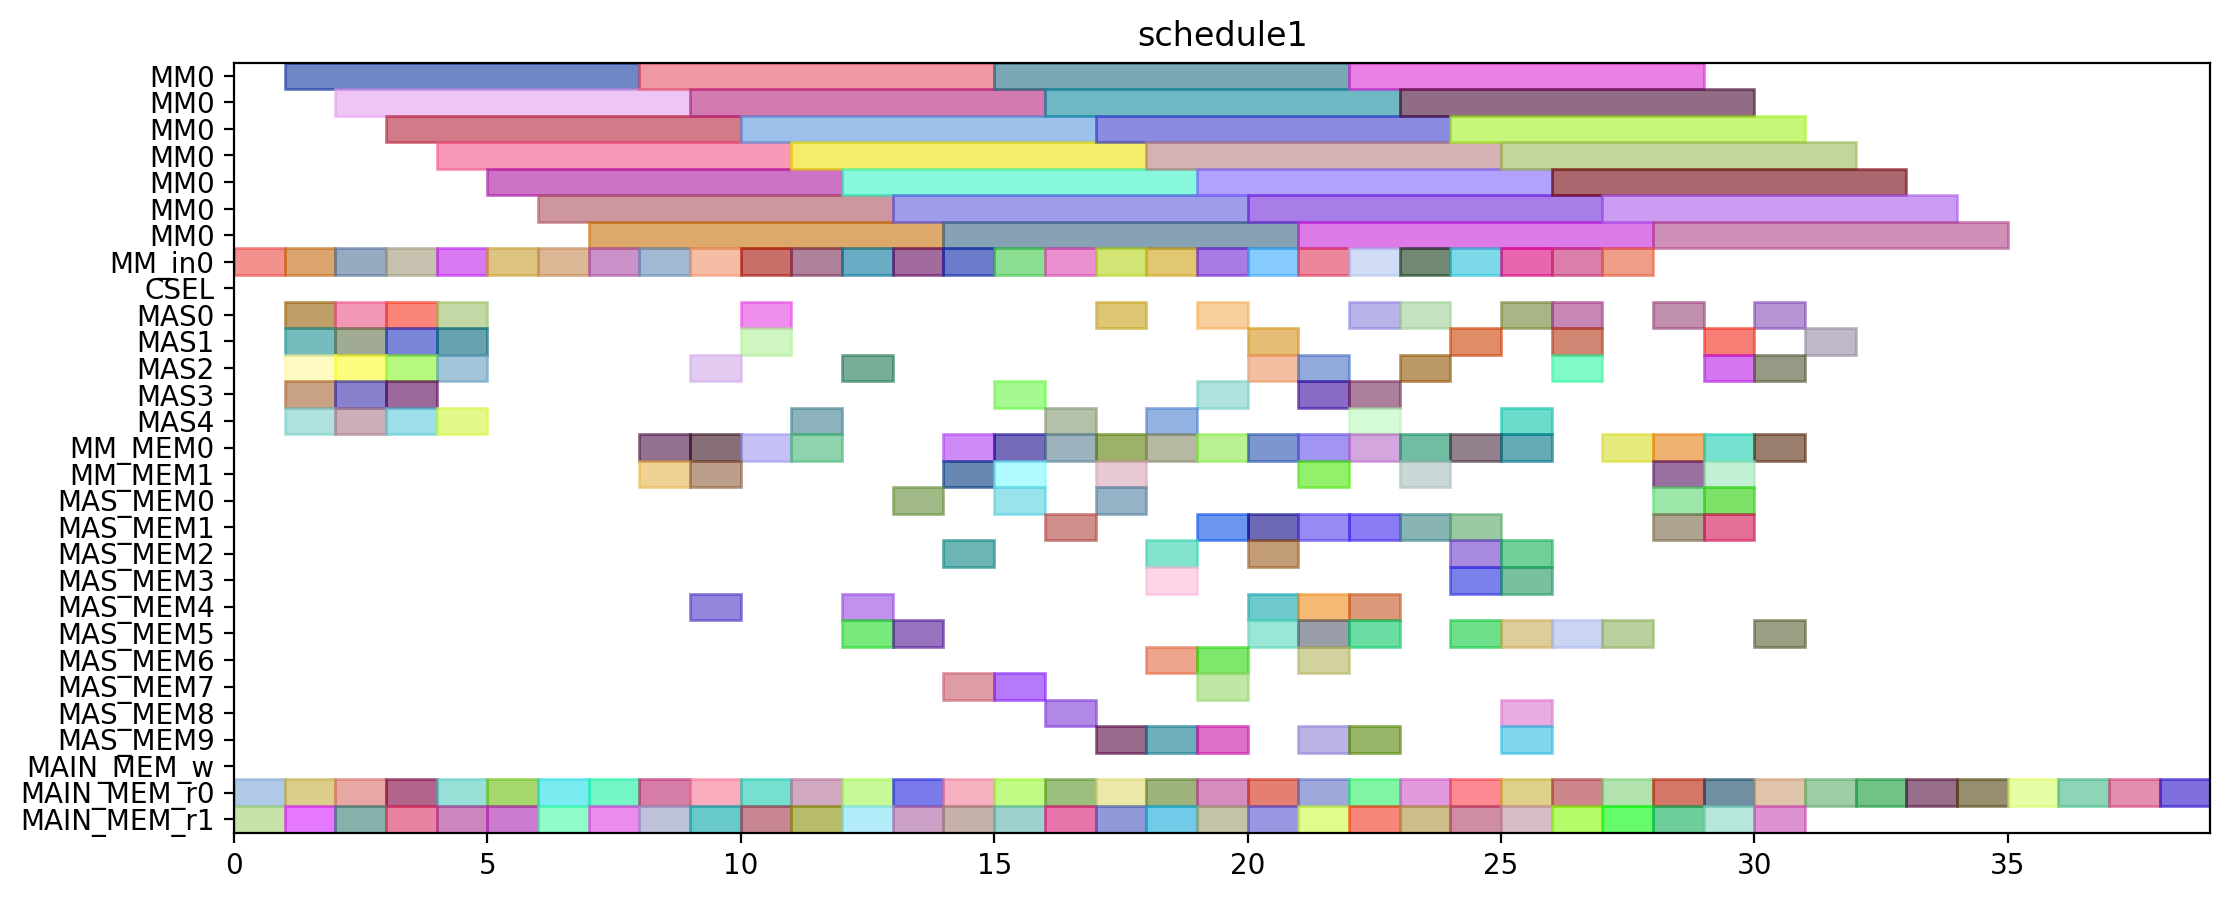

The script that drew this image:
from pyschedule import Scenario, solvers, plotters, alt


def solve():
	horizon = 120
	S = Scenario("schedule1", horizon=horizon)

	# resource
	MM = S.Resources('MM', num=1, size=7)
	MM_in = S.Resources('MM_in', num=1)
	CSEL = S.Resource('CSEL')
	MAS = S.Resources('MAS', num=5, size=1, periods=range(1, horizon))
	MM_MEM = S.Resources('MM_MEM', num=2)
	MAS_MEM = S.Resources('MAS_MEM', num=10)
	MAIN_MEM_w = S.Resource('MAIN_MEM_w', size=1)
	MAIN_MEM_r = S.Resources('MAIN_MEM_r', num=2)

	# result of previous scheduling
	T4_t1_mem0 = S.Task('T4_t1_mem0', length=1, delay_cost=1)
	S += T4_t1_mem0 >= 0
	T4_t1_mem0 += MAIN_MEM_r[0]

	T5_t0_mem1 = S.Task('T5_t0_mem1', length=1, delay_cost=1)
	S += T5_t0_mem1 >= 0
	T5_t0_mem1 += MAIN_MEM_r[1]

	T7_t1_in = S.Task('T7_t1_in', length=1, delay_cost=1)
	S += T7_t1_in >= 0
	T7_t1_in += MM_in[0]

	T11_t2 = S.Task('T11_t2', length=1, delay_cost=1)
	S += T11_t2 >= 1
	T11_t2 += MAS[4]

	T1_t0 = S.Task('T1_t0', length=1, delay_cost=1)
	S += T1_t0 >= 1
	T1_t0 += MAS[2]

	T5_t0 = S.Task('T5_t0', length=1, delay_cost=1)
	S += T5_t0 >= 1
	T5_t0 += MAS[0]

	T6_t0_mem0 = S.Task('T6_t0_mem0', length=1, delay_cost=1)
	S += T6_t0_mem0 >= 1
	T6_t0_mem0 += MAIN_MEM_r[0]

	T6_t1_mem1 = S.Task('T6_t1_mem1', length=1, delay_cost=1)
	S += T6_t1_mem1 >= 1
	T6_t1_mem1 += MAIN_MEM_r[1]

	T7_t0_in = S.Task('T7_t0_in', length=1, delay_cost=1)
	S += T7_t0_in >= 1
	T7_t0_in += MM_in[0]

	T7_t1 = S.Task('T7_t1', length=7, delay_cost=1)
	S += T7_t1 >= 1
	T7_t1 += MM[0]

	T8_t2 = S.Task('T8_t2', length=1, delay_cost=1)
	S += T8_t2 >= 1
	T8_t2 += MAS[3]

	T9_t2 = S.Task('T9_t2', length=1, delay_cost=1)
	S += T9_t2 >= 1
	T9_t2 += MAS[1]

	T1_t1 = S.Task('T1_t1', length=1, delay_cost=1)
	S += T1_t1 >= 2
	T1_t1 += MAS[2]

	T2_t2 = S.Task('T2_t2', length=1, delay_cost=1)
	S += T2_t2 >= 2
	T2_t2 += MAS[4]

	T3_t0_mem1 = S.Task('T3_t0_mem1', length=1, delay_cost=1)
	S += T3_t0_mem1 >= 2
	T3_t0_mem1 += MAIN_MEM_r[1]

	T3_t3 = S.Task('T3_t3', length=1, delay_cost=1)
	S += T3_t3 >= 2
	T3_t3 += MAS[3]

	T4_t2 = S.Task('T4_t2', length=1, delay_cost=1)
	S += T4_t2 >= 2
	T4_t2 += MAS[0]

	T5_t3_in = S.Task('T5_t3_in', length=1, delay_cost=1)
	S += T5_t3_in >= 2
	T5_t3_in += MM_in[0]

	T6_t3 = S.Task('T6_t3', length=1, delay_cost=1)
	S += T6_t3 >= 2
	T6_t3 += MAS[1]

	T7_t0 = S.Task('T7_t0', length=7, delay_cost=1)
	S += T7_t0 >= 2
	T7_t0 += MM[0]

	T7_t2_mem0 = S.Task('T7_t2_mem0', length=1, delay_cost=1)
	S += T7_t2_mem0 >= 2
	T7_t2_mem0 += MAIN_MEM_r[0]

	T10_t2 = S.Task('T10_t2', length=1, delay_cost=1)
	S += T10_t2 >= 3
	T10_t2 += MAS[2]

	T3_t0_in = S.Task('T3_t0_in', length=1, delay_cost=1)
	S += T3_t0_in >= 3
	T3_t0_in += MM_in[0]

	T4_t3 = S.Task('T4_t3', length=1, delay_cost=1)
	S += T4_t3 >= 3
	T4_t3 += MAS[4]

	T5_t3 = S.Task('T5_t3', length=7, delay_cost=1)
	S += T5_t3 >= 3
	T5_t3 += MM[0]

	T6_t2 = S.Task('T6_t2', length=1, delay_cost=1)
	S += T6_t2 >= 3
	T6_t2 += MAS[1]

	T7_t2 = S.Task('T7_t2', length=1, delay_cost=1)
	S += T7_t2 >= 3
	T7_t2 += MAS[0]

	T7_t3 = S.Task('T7_t3', length=1, delay_cost=1)
	S += T7_t3 >= 3
	T7_t3 += MAS[3]

	T7_t3_mem1 = S.Task('T7_t3_mem1', length=1, delay_cost=1)
	S += T7_t3_mem1 >= 3
	T7_t3_mem1 += MAIN_MEM_r[1]

	T9_t2_mem0 = S.Task('T9_t2_mem0', length=1, delay_cost=1)
	S += T9_t2_mem0 >= 3
	T9_t2_mem0 += MAIN_MEM_r[0]

	T1_t0_mem1 = S.Task('T1_t0_mem1', length=1, delay_cost=1)
	S += T1_t0_mem1 >= 4
	T1_t0_mem1 += MAIN_MEM_r[1]

	T2_t3 = S.Task('T2_t3', length=1, delay_cost=1)
	S += T2_t3 >= 4
	T2_t3 += MAS[0]

	T3_t0 = S.Task('T3_t0', length=7, delay_cost=1)
	S += T3_t0 >= 4
	T3_t0 += MM[0]

	T3_t2 = S.Task('T3_t2', length=1, delay_cost=1)
	S += T3_t2 >= 4
	T3_t2 += MAS[1]

	T4_t1_in = S.Task('T4_t1_in', length=1, delay_cost=1)
	S += T4_t1_in >= 4
	T4_t1_in += MM_in[0]

	T5_t0_mem0 = S.Task('T5_t0_mem0', length=1, delay_cost=1)
	S += T5_t0_mem0 >= 4
	T5_t0_mem0 += MAIN_MEM_r[0]

	T5_t1 = S.Task('T5_t1', length=1, delay_cost=1)
	S += T5_t1 >= 4
	T5_t1 += MAS[2]

	T2_t1_in = S.Task('T2_t1_in', length=1, delay_cost=1)
	S += T2_t1_in >= 5
	T2_t1_in += MM_in[0]

	T4_t1 = S.Task('T4_t1', length=7, delay_cost=1)
	S += T4_t1 >= 5
	T4_t1 += MM[0]

	T7_t1_mem0 = S.Task('T7_t1_mem0', length=1, delay_cost=1)
	S += T7_t1_mem0 >= 5
	T7_t1_mem0 += MAIN_MEM_r[0]

	T7_t1_mem1 = S.Task('T7_t1_mem1', length=1, delay_cost=1)
	S += T7_t1_mem1 >= 5
	T7_t1_mem1 += MAIN_MEM_r[1]

	T2_t0_mem1 = S.Task('T2_t0_mem1', length=1, delay_cost=1)
	S += T2_t0_mem1 >= 6
	T2_t0_mem1 += MAIN_MEM_r[1]

	T2_t1 = S.Task('T2_t1', length=7, delay_cost=1)
	S += T2_t1 >= 6
	T2_t1 += MM[0]

	T6_t1_in = S.Task('T6_t1_in', length=1, delay_cost=1)
	S += T6_t1_in >= 6
	T6_t1_in += MM_in[0]

	T6_t2_mem0 = S.Task('T6_t2_mem0', length=1, delay_cost=1)
	S += T6_t2_mem0 >= 6
	T6_t2_mem0 += MAIN_MEM_r[0]

	T4_t0_in = S.Task('T4_t0_in', length=1, delay_cost=1)
	S += T4_t0_in >= 7
	T4_t0_in += MM_in[0]

	T6_t1 = S.Task('T6_t1', length=7, delay_cost=1)
	S += T6_t1 >= 7
	T6_t1 += MM[0]

	T6_t1_mem0 = S.Task('T6_t1_mem0', length=1, delay_cost=1)
	S += T6_t1_mem0 >= 7
	T6_t1_mem0 += MAIN_MEM_r[0]

	T6_t2_mem1 = S.Task('T6_t2_mem1', length=1, delay_cost=1)
	S += T6_t2_mem1 >= 7
	T6_t2_mem1 += MAIN_MEM_r[1]

	T1_t3_mem1 = S.Task('T1_t3_mem1', length=1, delay_cost=1)
	S += T1_t3_mem1 >= 8
	T1_t3_mem1 += MAIN_MEM_r[1]

	T4_t0 = S.Task('T4_t0', length=7, delay_cost=1)
	S += T4_t0 >= 8
	T4_t0 += MM[0]

	T6_t0_in = S.Task('T6_t0_in', length=1, delay_cost=1)
	S += T6_t0_in >= 8
	T6_t0_in += MM_in[0]

	T8_t2_mem0 = S.Task('T8_t2_mem0', length=1, delay_cost=1)
	S += T8_t2_mem0 >= 8
	T8_t2_mem0 += MAIN_MEM_r[0]

	T1_t3_in = S.Task('T1_t3_in', length=1, delay_cost=1)
	S += T1_t3_in >= 9
	T1_t3_in += MM_in[0]

	T3_t0_mem0 = S.Task('T3_t0_mem0', length=1, delay_cost=1)
	S += T3_t0_mem0 >= 9
	T3_t0_mem0 += MAIN_MEM_r[0]

	T5_t3_mem1 = S.Task('T5_t3_mem1', length=1, delay_cost=1)
	S += T5_t3_mem1 >= 9
	T5_t3_mem1 += MAIN_MEM_r[1]

	T6_t0 = S.Task('T6_t0', length=7, delay_cost=1)
	S += T6_t0 >= 9
	T6_t0 += MM[0]

	T10_t2_mem0 = S.Task('T10_t2_mem0', length=1, delay_cost=1)
	S += T10_t2_mem0 >= 10
	T10_t2_mem0 += MAIN_MEM_r[0]

	T1_t3 = S.Task('T1_t3', length=7, delay_cost=1)
	S += T1_t3 >= 10
	T1_t3 += MM[0]

	T2_t0_in = S.Task('T2_t0_in', length=1, delay_cost=1)
	S += T2_t0_in >= 10
	T2_t0_in += MM_in[0]

	T6_t3_mem1 = S.Task('T6_t3_mem1', length=1, delay_cost=1)
	S += T6_t3_mem1 >= 10
	T6_t3_mem1 += MAIN_MEM_r[1]

	T2_t0 = S.Task('T2_t0', length=7, delay_cost=1)
	S += T2_t0 >= 11
	T2_t0 += MM[0]

	T2_t1_mem1 = S.Task('T2_t1_mem1', length=1, delay_cost=1)
	S += T2_t1_mem1 >= 11
	T2_t1_mem1 += MAIN_MEM_r[1]

	T2_t3_mem0 = S.Task('T2_t3_mem0', length=1, delay_cost=1)
	S += T2_t3_mem0 >= 11
	T2_t3_mem0 += MAIN_MEM_r[0]

	T3_t1_in = S.Task('T3_t1_in', length=1, delay_cost=1)
	S += T3_t1_in >= 11
	T3_t1_in += MM_in[0]

	T2_t2_mem0 = S.Task('T2_t2_mem0', length=1, delay_cost=1)
	S += T2_t2_mem0 >= 12
	T2_t2_mem0 += MAIN_MEM_r[0]

	T3_t1 = S.Task('T3_t1', length=7, delay_cost=1)
	S += T3_t1 >= 12
	T3_t1 += MM[0]

	T4_t0_mem1 = S.Task('T4_t0_mem1', length=1, delay_cost=1)
	S += T4_t0_mem1 >= 12
	T4_t0_mem1 += MAIN_MEM_r[1]

	T7_t3_mem0 = S.Task('T7_t3_mem0', length=1, delay_cost=1)
	S += T7_t3_mem0 >= 13
	T7_t3_mem0 += MAIN_MEM_r[0]

	T9_t2_mem1 = S.Task('T9_t2_mem1', length=1, delay_cost=1)
	S += T9_t2_mem1 >= 13
	T9_t2_mem1 += MAIN_MEM_r[1]

	T2_t0_mem0 = S.Task('T2_t0_mem0', length=1, delay_cost=1)
	S += T2_t0_mem0 >= 14
	T2_t0_mem0 += MAIN_MEM_r[0]

	T3_t3_mem1 = S.Task('T3_t3_mem1', length=1, delay_cost=1)
	S += T3_t3_mem1 >= 14
	T3_t3_mem1 += MAIN_MEM_r[1]

	T1_t3_mem0 = S.Task('T1_t3_mem0', length=1, delay_cost=1)
	S += T1_t3_mem0 >= 15
	T1_t3_mem0 += MAIN_MEM_r[0]

	T6_t0_mem1 = S.Task('T6_t0_mem1', length=1, delay_cost=1)
	S += T6_t0_mem1 >= 15
	T6_t0_mem1 += MAIN_MEM_r[1]

	T10_t2_mem1 = S.Task('T10_t2_mem1', length=1, delay_cost=1)
	S += T10_t2_mem1 >= 16
	T10_t2_mem1 += MAIN_MEM_r[1]

	T11_t2_mem0 = S.Task('T11_t2_mem0', length=1, delay_cost=1)
	S += T11_t2_mem0 >= 16
	T11_t2_mem0 += MAIN_MEM_r[0]

	T7_t0_mem0 = S.Task('T7_t0_mem0', length=1, delay_cost=1)
	S += T7_t0_mem0 >= 17
	T7_t0_mem0 += MAIN_MEM_r[0]

	T7_t0_mem1 = S.Task('T7_t0_mem1', length=1, delay_cost=1)
	S += T7_t0_mem1 >= 17
	T7_t0_mem1 += MAIN_MEM_r[1]

	T1_t1_mem1 = S.Task('T1_t1_mem1', length=1, delay_cost=1)
	S += T1_t1_mem1 >= 18
	T1_t1_mem1 += MAIN_MEM_r[1]

	T2_t1_mem0 = S.Task('T2_t1_mem0', length=1, delay_cost=1)
	S += T2_t1_mem0 >= 18
	T2_t1_mem0 += MAIN_MEM_r[0]

	T1_t0_mem0 = S.Task('T1_t0_mem0', length=1, delay_cost=1)
	S += T1_t0_mem0 >= 19
	T1_t0_mem0 += MAIN_MEM_r[0]

	T8_t2_mem1 = S.Task('T8_t2_mem1', length=1, delay_cost=1)
	S += T8_t2_mem1 >= 19
	T8_t2_mem1 += MAIN_MEM_r[1]

	T11_t2_mem1 = S.Task('T11_t2_mem1', length=1, delay_cost=1)
	S += T11_t2_mem1 >= 20
	T11_t2_mem1 += MAIN_MEM_r[1]

	T5_t3_mem0 = S.Task('T5_t3_mem0', length=1, delay_cost=1)
	S += T5_t3_mem0 >= 20
	T5_t3_mem0 += MAIN_MEM_r[0]

	T5_t1_mem0 = S.Task('T5_t1_mem0', length=1, delay_cost=1)
	S += T5_t1_mem0 >= 21
	T5_t1_mem0 += MAIN_MEM_r[0]

	T7_t2_mem1 = S.Task('T7_t2_mem1', length=1, delay_cost=1)
	S += T7_t2_mem1 >= 21
	T7_t2_mem1 += MAIN_MEM_r[1]

	T2_t2_mem1 = S.Task('T2_t2_mem1', length=1, delay_cost=1)
	S += T2_t2_mem1 >= 22
	T2_t2_mem1 += MAIN_MEM_r[1]

	T4_t2_mem0 = S.Task('T4_t2_mem0', length=1, delay_cost=1)
	S += T4_t2_mem0 >= 22
	T4_t2_mem0 += MAIN_MEM_r[0]

	T4_t2_mem1 = S.Task('T4_t2_mem1', length=1, delay_cost=1)
	S += T4_t2_mem1 >= 23
	T4_t2_mem1 += MAIN_MEM_r[1]

	T6_t3_mem0 = S.Task('T6_t3_mem0', length=1, delay_cost=1)
	S += T6_t3_mem0 >= 23
	T6_t3_mem0 += MAIN_MEM_r[0]

	T2_t3_mem1 = S.Task('T2_t3_mem1', length=1, delay_cost=1)
	S += T2_t3_mem1 >= 24
	T2_t3_mem1 += MAIN_MEM_r[1]

	T3_t3_mem0 = S.Task('T3_t3_mem0', length=1, delay_cost=1)
	S += T3_t3_mem0 >= 24
	T3_t3_mem0 += MAIN_MEM_r[0]

	T4_t3_mem0 = S.Task('T4_t3_mem0', length=1, delay_cost=1)
	S += T4_t3_mem0 >= 25
	T4_t3_mem0 += MAIN_MEM_r[0]

	T4_t3_mem1 = S.Task('T4_t3_mem1', length=1, delay_cost=1)
	S += T4_t3_mem1 >= 25
	T4_t3_mem1 += MAIN_MEM_r[1]

	T4_t0_mem0 = S.Task('T4_t0_mem0', length=1, delay_cost=1)
	S += T4_t0_mem0 >= 26
	T4_t0_mem0 += MAIN_MEM_r[0]

	T5_t1_mem1 = S.Task('T5_t1_mem1', length=1, delay_cost=1)
	S += T5_t1_mem1 >= 26
	T5_t1_mem1 += MAIN_MEM_r[1]

	T1_t1_mem0 = S.Task('T1_t1_mem0', length=1, delay_cost=1)
	S += T1_t1_mem0 >= 27
	T1_t1_mem0 += MAIN_MEM_r[0]

	T4_t1_mem1 = S.Task('T4_t1_mem1', length=1, delay_cost=1)
	S += T4_t1_mem1 >= 27
	T4_t1_mem1 += MAIN_MEM_r[1]

	T3_t2_mem0 = S.Task('T3_t2_mem0', length=1, delay_cost=1)
	S += T3_t2_mem0 >= 28
	T3_t2_mem0 += MAIN_MEM_r[0]

	T3_t2_mem1 = S.Task('T3_t2_mem1', length=1, delay_cost=1)
	S += T3_t2_mem1 >= 28
	T3_t2_mem1 += MAIN_MEM_r[1]

	T3_t1_mem0 = S.Task('T3_t1_mem0', length=1, delay_cost=1)
	S += T3_t1_mem0 >= 29
	T3_t1_mem0 += MAIN_MEM_r[0]

	T3_t1_mem1 = S.Task('T3_t1_mem1', length=1, delay_cost=1)
	S += T3_t1_mem1 >= 29
	T3_t1_mem1 += MAIN_MEM_r[1]


	# new tasks
	Z3_t2 = S.Task('Z3_t2', length=1, delay_cost=1)
	Z3_t2 += alt(MAS)

	Z3_t2_mem0 = S.Task('Z3_t2_mem0', length=1, delay_cost=1)
	Z3_t2_mem0 += MAIN_MEM_r[0]
	Z3_t2_mem1 = S.Task('Z3_t2_mem1', length=1, delay_cost=1)
	Z3_t2_mem1 += MAIN_MEM_r[1]
	T1_t2_in = S.Task('T1_t2_in', length=1, delay_cost=1)
	T1_t2_in += alt(MM_in)
	T1_t2 = S.Task('T1_t2', length=7, delay_cost=1)
	T1_t2 += alt(MM)
	S += T1_t2>=T1_t2_in

	T1_t2_mem0 = S.Task('T1_t2_mem0', length=1, delay_cost=1)
	T1_t2_mem0 += MAS_MEM[4]
	S += 1 < T1_t2_mem0
	S += T1_t2_mem0 <= T1_t2

	T1_t2_mem1 = S.Task('T1_t2_mem1', length=1, delay_cost=1)
	T1_t2_mem1 += MAS_MEM[5]
	S += 2 < T1_t2_mem1
	S += T1_t2_mem1 <= T1_t2

	T1_t5 = S.Task('T1_t5', length=1, delay_cost=1)
	T1_t5 += alt(MAS)

	T1_t5_mem0 = S.Task('T1_t5_mem0', length=1, delay_cost=1)
	T1_t5_mem0 += MM_MEM[0]
	S += 16 < T1_t5_mem0
	S += T1_t5_mem0 <= T1_t5

	T11 = S.Task('T11', length=1, delay_cost=1)
	T11 += alt(MAS)

	T11_mem0 = S.Task('T11_mem0', length=1, delay_cost=1)
	T11_mem0 += MM_MEM[0]
	S += 16 < T11_mem0
	S += T11_mem0 <= T11

	T2_t4_in = S.Task('T2_t4_in', length=1, delay_cost=1)
	T2_t4_in += alt(MM_in)
	T2_t4 = S.Task('T2_t4', length=7, delay_cost=1)
	T2_t4 += alt(MM)
	S += T2_t4>=T2_t4_in

	T2_t4_mem0 = S.Task('T2_t4_mem0', length=1, delay_cost=1)
	T2_t4_mem0 += MAS_MEM[8]
	S += 2 < T2_t4_mem0
	S += T2_t4_mem0 <= T2_t4

	T2_t4_mem1 = S.Task('T2_t4_mem1', length=1, delay_cost=1)
	T2_t4_mem1 += MAS_MEM[1]
	S += 4 < T2_t4_mem1
	S += T2_t4_mem1 <= T2_t4

	T20 = S.Task('T20', length=1, delay_cost=1)
	T20 += alt(MAS)

	T20_mem0 = S.Task('T20_mem0', length=1, delay_cost=1)
	T20_mem0 += MM_MEM[0]
	S += 17 < T20_mem0
	S += T20_mem0 <= T20

	T20_mem1 = S.Task('T20_mem1', length=1, delay_cost=1)
	T20_mem1 += MM_MEM[1]
	S += 12 < T20_mem1
	S += T20_mem1 <= T20

	T2_t5 = S.Task('T2_t5', length=1, delay_cost=1)
	T2_t5 += alt(MAS)

	T2_t5_mem0 = S.Task('T2_t5_mem0', length=1, delay_cost=1)
	T2_t5_mem0 += MM_MEM[0]
	S += 17 < T2_t5_mem0
	S += T2_t5_mem0 <= T2_t5

	T2_t5_mem1 = S.Task('T2_t5_mem1', length=1, delay_cost=1)
	T2_t5_mem1 += MM_MEM[1]
	S += 12 < T2_t5_mem1
	S += T2_t5_mem1 <= T2_t5

	T3_t4_in = S.Task('T3_t4_in', length=1, delay_cost=1)
	T3_t4_in += alt(MM_in)
	T3_t4 = S.Task('T3_t4', length=7, delay_cost=1)
	T3_t4 += alt(MM)
	S += T3_t4>=T3_t4_in

	T3_t4_mem0 = S.Task('T3_t4_mem0', length=1, delay_cost=1)
	T3_t4_mem0 += MAS_MEM[2]
	S += 4 < T3_t4_mem0
	S += T3_t4_mem0 <= T3_t4

	T3_t4_mem1 = S.Task('T3_t4_mem1', length=1, delay_cost=1)
	T3_t4_mem1 += MAS_MEM[7]
	S += 2 < T3_t4_mem1
	S += T3_t4_mem1 <= T3_t4

	T30 = S.Task('T30', length=1, delay_cost=1)
	T30 += alt(MAS)

	T30_mem0 = S.Task('T30_mem0', length=1, delay_cost=1)
	T30_mem0 += MM_MEM[0]
	S += 10 < T30_mem0
	S += T30_mem0 <= T30

	T30_mem1 = S.Task('T30_mem1', length=1, delay_cost=1)
	T30_mem1 += MM_MEM[1]
	S += 18 < T30_mem1
	S += T30_mem1 <= T30

	T3_t5 = S.Task('T3_t5', length=1, delay_cost=1)
	T3_t5 += alt(MAS)

	T3_t5_mem0 = S.Task('T3_t5_mem0', length=1, delay_cost=1)
	T3_t5_mem0 += MM_MEM[0]
	S += 10 < T3_t5_mem0
	S += T3_t5_mem0 <= T3_t5

	T3_t5_mem1 = S.Task('T3_t5_mem1', length=1, delay_cost=1)
	T3_t5_mem1 += MM_MEM[1]
	S += 18 < T3_t5_mem1
	S += T3_t5_mem1 <= T3_t5

	T4_t4_in = S.Task('T4_t4_in', length=1, delay_cost=1)
	T4_t4_in += alt(MM_in)
	T4_t4 = S.Task('T4_t4', length=7, delay_cost=1)
	T4_t4 += alt(MM)
	S += T4_t4>=T4_t4_in

	T4_t4_mem0 = S.Task('T4_t4_mem0', length=1, delay_cost=1)
	T4_t4_mem0 += MAS_MEM[0]
	S += 2 < T4_t4_mem0
	S += T4_t4_mem0 <= T4_t4

	T4_t4_mem1 = S.Task('T4_t4_mem1', length=1, delay_cost=1)
	T4_t4_mem1 += MAS_MEM[9]
	S += 3 < T4_t4_mem1
	S += T4_t4_mem1 <= T4_t4

	T40 = S.Task('T40', length=1, delay_cost=1)
	T40 += alt(MAS)

	T40_mem0 = S.Task('T40_mem0', length=1, delay_cost=1)
	T40_mem0 += MM_MEM[0]
	S += 14 < T40_mem0
	S += T40_mem0 <= T40

	T40_mem1 = S.Task('T40_mem1', length=1, delay_cost=1)
	T40_mem1 += MM_MEM[1]
	S += 11 < T40_mem1
	S += T40_mem1 <= T40

	T4_t5 = S.Task('T4_t5', length=1, delay_cost=1)
	T4_t5 += alt(MAS)

	T4_t5_mem0 = S.Task('T4_t5_mem0', length=1, delay_cost=1)
	T4_t5_mem0 += MM_MEM[0]
	S += 14 < T4_t5_mem0
	S += T4_t5_mem0 <= T4_t5

	T4_t5_mem1 = S.Task('T4_t5_mem1', length=1, delay_cost=1)
	T4_t5_mem1 += MM_MEM[1]
	S += 11 < T4_t5_mem1
	S += T4_t5_mem1 <= T4_t5

	T5_t2_in = S.Task('T5_t2_in', length=1, delay_cost=1)
	T5_t2_in += alt(MM_in)
	T5_t2 = S.Task('T5_t2', length=7, delay_cost=1)
	T5_t2 += alt(MM)
	S += T5_t2>=T5_t2_in

	T5_t2_mem0 = S.Task('T5_t2_mem0', length=1, delay_cost=1)
	T5_t2_mem0 += MAS_MEM[0]
	S += 1 < T5_t2_mem0
	S += T5_t2_mem0 <= T5_t2

	T5_t2_mem1 = S.Task('T5_t2_mem1', length=1, delay_cost=1)
	T5_t2_mem1 += MAS_MEM[5]
	S += 4 < T5_t2_mem1
	S += T5_t2_mem1 <= T5_t2

	T5_t5 = S.Task('T5_t5', length=1, delay_cost=1)
	T5_t5 += alt(MAS)

	T5_t5_mem0 = S.Task('T5_t5_mem0', length=1, delay_cost=1)
	T5_t5_mem0 += MM_MEM[0]
	S += 9 < T5_t5_mem0
	S += T5_t5_mem0 <= T5_t5

	T51 = S.Task('T51', length=1, delay_cost=1)
	T51 += alt(MAS)

	T51_mem0 = S.Task('T51_mem0', length=1, delay_cost=1)
	T51_mem0 += MM_MEM[0]
	S += 9 < T51_mem0
	S += T51_mem0 <= T51

	T6_t4_in = S.Task('T6_t4_in', length=1, delay_cost=1)
	T6_t4_in += alt(MM_in)
	T6_t4 = S.Task('T6_t4', length=7, delay_cost=1)
	T6_t4 += alt(MM)
	S += T6_t4>=T6_t4_in

	T6_t4_mem0 = S.Task('T6_t4_mem0', length=1, delay_cost=1)
	T6_t4_mem0 += MAS_MEM[2]
	S += 3 < T6_t4_mem0
	S += T6_t4_mem0 <= T6_t4

	T6_t4_mem1 = S.Task('T6_t4_mem1', length=1, delay_cost=1)
	T6_t4_mem1 += MAS_MEM[3]
	S += 2 < T6_t4_mem1
	S += T6_t4_mem1 <= T6_t4

	T60 = S.Task('T60', length=1, delay_cost=1)
	T60 += alt(MAS)

	T60_mem0 = S.Task('T60_mem0', length=1, delay_cost=1)
	T60_mem0 += MM_MEM[0]
	S += 15 < T60_mem0
	S += T60_mem0 <= T60

	T60_mem1 = S.Task('T60_mem1', length=1, delay_cost=1)
	T60_mem1 += MM_MEM[1]
	S += 13 < T60_mem1
	S += T60_mem1 <= T60

	T6_t5 = S.Task('T6_t5', length=1, delay_cost=1)
	T6_t5 += alt(MAS)

	T6_t5_mem0 = S.Task('T6_t5_mem0', length=1, delay_cost=1)
	T6_t5_mem0 += MM_MEM[0]
	S += 15 < T6_t5_mem0
	S += T6_t5_mem0 <= T6_t5

	T6_t5_mem1 = S.Task('T6_t5_mem1', length=1, delay_cost=1)
	T6_t5_mem1 += MM_MEM[1]
	S += 13 < T6_t5_mem1
	S += T6_t5_mem1 <= T6_t5

	T7_t4_in = S.Task('T7_t4_in', length=1, delay_cost=1)
	T7_t4_in += alt(MM_in)
	T7_t4 = S.Task('T7_t4', length=7, delay_cost=1)
	T7_t4 += alt(MM)
	S += T7_t4>=T7_t4_in

	T7_t4_mem0 = S.Task('T7_t4_mem0', length=1, delay_cost=1)
	T7_t4_mem0 += MAS_MEM[0]
	S += 3 < T7_t4_mem0
	S += T7_t4_mem0 <= T7_t4

	T7_t4_mem1 = S.Task('T7_t4_mem1', length=1, delay_cost=1)
	T7_t4_mem1 += MAS_MEM[7]
	S += 3 < T7_t4_mem1
	S += T7_t4_mem1 <= T7_t4

	T70 = S.Task('T70', length=1, delay_cost=1)
	T70 += alt(MAS)

	T70_mem0 = S.Task('T70_mem0', length=1, delay_cost=1)
	T70_mem0 += MM_MEM[0]
	S += 8 < T70_mem0
	S += T70_mem0 <= T70

	T70_mem1 = S.Task('T70_mem1', length=1, delay_cost=1)
	T70_mem1 += MM_MEM[1]
	S += 7 < T70_mem1
	S += T70_mem1 <= T70

	T7_t5 = S.Task('T7_t5', length=1, delay_cost=1)
	T7_t5 += alt(MAS)

	T7_t5_mem0 = S.Task('T7_t5_mem0', length=1, delay_cost=1)
	T7_t5_mem0 += MM_MEM[0]
	S += 8 < T7_t5_mem0
	S += T7_t5_mem0 <= T7_t5

	T7_t5_mem1 = S.Task('T7_t5_mem1', length=1, delay_cost=1)
	T7_t5_mem1 += MM_MEM[1]
	S += 7 < T7_t5_mem1
	S += T7_t5_mem1 <= T7_t5

	T10 = S.Task('T10', length=1, delay_cost=1)
	T10 += alt(MAS)

	T10_mem0 = S.Task('T10_mem0', length=1, delay_cost=1)
	T10_mem0 += alt(MM_MEM)
	S += (T1_t2*MM[0])-1 < T10_mem0*MM_MEM[0]
	S += T10_mem0 <= T10

	T10_mem1 = S.Task('T10_mem1', length=1, delay_cost=1)
	T10_mem1 += alt(MAS_MEM)
	S += (T1_t5*MAS[0])-1 < T10_mem1*MAS_MEM[1]
	S += (T1_t5*MAS[1])-1 < T10_mem1*MAS_MEM[3]
	S += (T1_t5*MAS[2])-1 < T10_mem1*MAS_MEM[5]
	S += (T1_t5*MAS[3])-1 < T10_mem1*MAS_MEM[7]
	S += (T1_t5*MAS[4])-1 < T10_mem1*MAS_MEM[9]
	S += T10_mem1 <= T10

	T21 = S.Task('T21', length=1, delay_cost=1)
	T21 += alt(MAS)

	T21_mem0 = S.Task('T21_mem0', length=1, delay_cost=1)
	T21_mem0 += alt(MM_MEM)
	S += (T2_t4*MM[0])-1 < T21_mem0*MM_MEM[0]
	S += T21_mem0 <= T21

	T21_mem1 = S.Task('T21_mem1', length=1, delay_cost=1)
	T21_mem1 += alt(MAS_MEM)
	S += (T2_t5*MAS[0])-1 < T21_mem1*MAS_MEM[1]
	S += (T2_t5*MAS[1])-1 < T21_mem1*MAS_MEM[3]
	S += (T2_t5*MAS[2])-1 < T21_mem1*MAS_MEM[5]
	S += (T2_t5*MAS[3])-1 < T21_mem1*MAS_MEM[7]
	S += (T2_t5*MAS[4])-1 < T21_mem1*MAS_MEM[9]
	S += T21_mem1 <= T21

	T31 = S.Task('T31', length=1, delay_cost=1)
	T31 += alt(MAS)

	T31_mem0 = S.Task('T31_mem0', length=1, delay_cost=1)
	T31_mem0 += alt(MM_MEM)
	S += (T3_t4*MM[0])-1 < T31_mem0*MM_MEM[0]
	S += T31_mem0 <= T31

	T31_mem1 = S.Task('T31_mem1', length=1, delay_cost=1)
	T31_mem1 += alt(MAS_MEM)
	S += (T3_t5*MAS[0])-1 < T31_mem1*MAS_MEM[1]
	S += (T3_t5*MAS[1])-1 < T31_mem1*MAS_MEM[3]
	S += (T3_t5*MAS[2])-1 < T31_mem1*MAS_MEM[5]
	S += (T3_t5*MAS[3])-1 < T31_mem1*MAS_MEM[7]
	S += (T3_t5*MAS[4])-1 < T31_mem1*MAS_MEM[9]
	S += T31_mem1 <= T31

	T41 = S.Task('T41', length=1, delay_cost=1)
	T41 += alt(MAS)

	T41_mem0 = S.Task('T41_mem0', length=1, delay_cost=1)
	T41_mem0 += alt(MM_MEM)
	S += (T4_t4*MM[0])-1 < T41_mem0*MM_MEM[0]
	S += T41_mem0 <= T41

	T41_mem1 = S.Task('T41_mem1', length=1, delay_cost=1)
	T41_mem1 += alt(MAS_MEM)
	S += (T4_t5*MAS[0])-1 < T41_mem1*MAS_MEM[1]
	S += (T4_t5*MAS[1])-1 < T41_mem1*MAS_MEM[3]
	S += (T4_t5*MAS[2])-1 < T41_mem1*MAS_MEM[5]
	S += (T4_t5*MAS[3])-1 < T41_mem1*MAS_MEM[7]
	S += (T4_t5*MAS[4])-1 < T41_mem1*MAS_MEM[9]
	S += T41_mem1 <= T41

	T50 = S.Task('T50', length=1, delay_cost=1)
	T50 += alt(MAS)

	T50_mem0 = S.Task('T50_mem0', length=1, delay_cost=1)
	T50_mem0 += alt(MM_MEM)
	S += (T5_t2*MM[0])-1 < T50_mem0*MM_MEM[0]
	S += T50_mem0 <= T50

	T50_mem1 = S.Task('T50_mem1', length=1, delay_cost=1)
	T50_mem1 += alt(MAS_MEM)
	S += (T5_t5*MAS[0])-1 < T50_mem1*MAS_MEM[1]
	S += (T5_t5*MAS[1])-1 < T50_mem1*MAS_MEM[3]
	S += (T5_t5*MAS[2])-1 < T50_mem1*MAS_MEM[5]
	S += (T5_t5*MAS[3])-1 < T50_mem1*MAS_MEM[7]
	S += (T5_t5*MAS[4])-1 < T50_mem1*MAS_MEM[9]
	S += T50_mem1 <= T50

	T61 = S.Task('T61', length=1, delay_cost=1)
	T61 += alt(MAS)

	T61_mem0 = S.Task('T61_mem0', length=1, delay_cost=1)
	T61_mem0 += alt(MM_MEM)
	S += (T6_t4*MM[0])-1 < T61_mem0*MM_MEM[0]
	S += T61_mem0 <= T61

	T61_mem1 = S.Task('T61_mem1', length=1, delay_cost=1)
	T61_mem1 += alt(MAS_MEM)
	S += (T6_t5*MAS[0])-1 < T61_mem1*MAS_MEM[1]
	S += (T6_t5*MAS[1])-1 < T61_mem1*MAS_MEM[3]
	S += (T6_t5*MAS[2])-1 < T61_mem1*MAS_MEM[5]
	S += (T6_t5*MAS[3])-1 < T61_mem1*MAS_MEM[7]
	S += (T6_t5*MAS[4])-1 < T61_mem1*MAS_MEM[9]
	S += T61_mem1 <= T61

	T71 = S.Task('T71', length=1, delay_cost=1)
	T71 += alt(MAS)

	T71_mem0 = S.Task('T71_mem0', length=1, delay_cost=1)
	T71_mem0 += alt(MM_MEM)
	S += (T7_t4*MM[0])-1 < T71_mem0*MM_MEM[0]
	S += T71_mem0 <= T71

	T71_mem1 = S.Task('T71_mem1', length=1, delay_cost=1)
	T71_mem1 += alt(MAS_MEM)
	S += (T7_t5*MAS[0])-1 < T71_mem1*MAS_MEM[1]
	S += (T7_t5*MAS[1])-1 < T71_mem1*MAS_MEM[3]
	S += (T7_t5*MAS[2])-1 < T71_mem1*MAS_MEM[5]
	S += (T7_t5*MAS[3])-1 < T71_mem1*MAS_MEM[7]
	S += (T7_t5*MAS[4])-1 < T71_mem1*MAS_MEM[9]
	S += T71_mem1 <= T71

	T8_t1_in = S.Task('T8_t1_in', length=1, delay_cost=1)
	T8_t1_in += alt(MM_in)
	T8_t1 = S.Task('T8_t1', length=7, delay_cost=1)
	T8_t1 += alt(MM)
	S += T8_t1>=T8_t1_in

	T8_t1_mem0 = S.Task('T8_t1_mem0', length=1, delay_cost=1)
	T8_t1_mem0 += MAIN_MEM_r[0]
	T8_t1_mem1 = S.Task('T8_t1_mem1', length=1, delay_cost=1)
	T8_t1_mem1 += alt(MAS_MEM)
	S += (T11*MAS[0])-1 < T8_t1_mem1*MAS_MEM[1]
	S += (T11*MAS[1])-1 < T8_t1_mem1*MAS_MEM[3]
	S += (T11*MAS[2])-1 < T8_t1_mem1*MAS_MEM[5]
	S += (T11*MAS[3])-1 < T8_t1_mem1*MAS_MEM[7]
	S += (T11*MAS[4])-1 < T8_t1_mem1*MAS_MEM[9]
	S += T8_t1_mem1 <= T8_t1

	T9_t1_in = S.Task('T9_t1_in', length=1, delay_cost=1)
	T9_t1_in += alt(MM_in)
	T9_t1 = S.Task('T9_t1', length=7, delay_cost=1)
	T9_t1 += alt(MM)
	S += T9_t1>=T9_t1_in

	T9_t1_mem0 = S.Task('T9_t1_mem0', length=1, delay_cost=1)
	T9_t1_mem0 += MAIN_MEM_r[0]
	T9_t1_mem1 = S.Task('T9_t1_mem1', length=1, delay_cost=1)
	T9_t1_mem1 += alt(MAS_MEM)
	S += (T11*MAS[0])-1 < T9_t1_mem1*MAS_MEM[1]
	S += (T11*MAS[1])-1 < T9_t1_mem1*MAS_MEM[3]
	S += (T11*MAS[2])-1 < T9_t1_mem1*MAS_MEM[5]
	S += (T11*MAS[3])-1 < T9_t1_mem1*MAS_MEM[7]
	S += (T11*MAS[4])-1 < T9_t1_mem1*MAS_MEM[9]
	S += T9_t1_mem1 <= T9_t1

	T10_t0_in = S.Task('T10_t0_in', length=1, delay_cost=1)
	T10_t0_in += alt(MM_in)
	T10_t0 = S.Task('T10_t0', length=7, delay_cost=1)
	T10_t0 += alt(MM)
	S += T10_t0>=T10_t0_in

	T10_t0_mem0 = S.Task('T10_t0_mem0', length=1, delay_cost=1)
	T10_t0_mem0 += MAIN_MEM_r[0]
	T10_t0_mem1 = S.Task('T10_t0_mem1', length=1, delay_cost=1)
	T10_t0_mem1 += alt(MAS_MEM)
	S += (T30*MAS[0])-1 < T10_t0_mem1*MAS_MEM[1]
	S += (T30*MAS[1])-1 < T10_t0_mem1*MAS_MEM[3]
	S += (T30*MAS[2])-1 < T10_t0_mem1*MAS_MEM[5]
	S += (T30*MAS[3])-1 < T10_t0_mem1*MAS_MEM[7]
	S += (T30*MAS[4])-1 < T10_t0_mem1*MAS_MEM[9]
	S += T10_t0_mem1 <= T10_t0

	T11_t0_in = S.Task('T11_t0_in', length=1, delay_cost=1)
	T11_t0_in += alt(MM_in)
	T11_t0 = S.Task('T11_t0', length=7, delay_cost=1)
	T11_t0 += alt(MM)
	S += T11_t0>=T11_t0_in

	T11_t0_mem0 = S.Task('T11_t0_mem0', length=1, delay_cost=1)
	T11_t0_mem0 += MAIN_MEM_r[0]
	T11_t0_mem1 = S.Task('T11_t0_mem1', length=1, delay_cost=1)
	T11_t0_mem1 += alt(MAS_MEM)
	S += (T30*MAS[0])-1 < T11_t0_mem1*MAS_MEM[1]
	S += (T30*MAS[1])-1 < T11_t0_mem1*MAS_MEM[3]
	S += (T30*MAS[2])-1 < T11_t0_mem1*MAS_MEM[5]
	S += (T30*MAS[3])-1 < T11_t0_mem1*MAS_MEM[7]
	S += (T30*MAS[4])-1 < T11_t0_mem1*MAS_MEM[9]
	S += T11_t0_mem1 <= T11_t0

	T120 = S.Task('T120', length=1, delay_cost=1)
	T120 += alt(MAS)

	T120_mem0 = S.Task('T120_mem0', length=1, delay_cost=1)
	T120_mem0 += alt(MAS_MEM)
	S += (T40*MAS[0])-1 < T120_mem0*MAS_MEM[0]
	S += (T40*MAS[1])-1 < T120_mem0*MAS_MEM[2]
	S += (T40*MAS[2])-1 < T120_mem0*MAS_MEM[4]
	S += (T40*MAS[3])-1 < T120_mem0*MAS_MEM[6]
	S += (T40*MAS[4])-1 < T120_mem0*MAS_MEM[8]
	S += T120_mem0 <= T120

	T120_mem1 = S.Task('T120_mem1', length=1, delay_cost=1)
	T120_mem1 += alt(MAS_MEM)
	S += (T20*MAS[0])-1 < T120_mem1*MAS_MEM[1]
	S += (T20*MAS[1])-1 < T120_mem1*MAS_MEM[3]
	S += (T20*MAS[2])-1 < T120_mem1*MAS_MEM[5]
	S += (T20*MAS[3])-1 < T120_mem1*MAS_MEM[7]
	S += (T20*MAS[4])-1 < T120_mem1*MAS_MEM[9]
	S += T120_mem1 <= T120

	T130 = S.Task('T130', length=1, delay_cost=1)
	T130 += alt(MAS)

	T130_mem0 = S.Task('T130_mem0', length=1, delay_cost=1)
	T130_mem0 += alt(MAS_MEM)
	S += (T40*MAS[0])-1 < T130_mem0*MAS_MEM[0]
	S += (T40*MAS[1])-1 < T130_mem0*MAS_MEM[2]
	S += (T40*MAS[2])-1 < T130_mem0*MAS_MEM[4]
	S += (T40*MAS[3])-1 < T130_mem0*MAS_MEM[6]
	S += (T40*MAS[4])-1 < T130_mem0*MAS_MEM[8]
	S += T130_mem0 <= T130

	T130_mem1 = S.Task('T130_mem1', length=1, delay_cost=1)
	T130_mem1 += alt(MAS_MEM)
	S += (T20*MAS[0])-1 < T130_mem1*MAS_MEM[1]
	S += (T20*MAS[1])-1 < T130_mem1*MAS_MEM[3]
	S += (T20*MAS[2])-1 < T130_mem1*MAS_MEM[5]
	S += (T20*MAS[3])-1 < T130_mem1*MAS_MEM[7]
	S += (T20*MAS[4])-1 < T130_mem1*MAS_MEM[9]
	S += T130_mem1 <= T130

	T150 = S.Task('T150', length=1, delay_cost=1)
	T150 += alt(MAS)

	T150_mem0 = S.Task('T150_mem0', length=1, delay_cost=1)
	T150_mem0 += alt(MAS_MEM)
	S += (T70*MAS[0])-1 < T150_mem0*MAS_MEM[0]
	S += (T70*MAS[1])-1 < T150_mem0*MAS_MEM[2]
	S += (T70*MAS[2])-1 < T150_mem0*MAS_MEM[4]
	S += (T70*MAS[3])-1 < T150_mem0*MAS_MEM[6]
	S += (T70*MAS[4])-1 < T150_mem0*MAS_MEM[8]
	S += T150_mem0 <= T150

	T8_t0_in = S.Task('T8_t0_in', length=1, delay_cost=1)
	T8_t0_in += alt(MM_in)
	T8_t0 = S.Task('T8_t0', length=7, delay_cost=1)
	T8_t0 += alt(MM)
	S += T8_t0>=T8_t0_in

	T8_t0_mem0 = S.Task('T8_t0_mem0', length=1, delay_cost=1)
	T8_t0_mem0 += MAIN_MEM_r[0]
	T8_t0_mem1 = S.Task('T8_t0_mem1', length=1, delay_cost=1)
	T8_t0_mem1 += alt(MAS_MEM)
	S += (T10*MAS[0])-1 < T8_t0_mem1*MAS_MEM[1]
	S += (T10*MAS[1])-1 < T8_t0_mem1*MAS_MEM[3]
	S += (T10*MAS[2])-1 < T8_t0_mem1*MAS_MEM[5]
	S += (T10*MAS[3])-1 < T8_t0_mem1*MAS_MEM[7]
	S += (T10*MAS[4])-1 < T8_t0_mem1*MAS_MEM[9]
	S += T8_t0_mem1 <= T8_t0

	T8_t3 = S.Task('T8_t3', length=1, delay_cost=1)
	T8_t3 += alt(MAS)

	T8_t3_mem0 = S.Task('T8_t3_mem0', length=1, delay_cost=1)
	T8_t3_mem0 += alt(MAS_MEM)
	S += (T10*MAS[0])-1 < T8_t3_mem0*MAS_MEM[0]
	S += (T10*MAS[1])-1 < T8_t3_mem0*MAS_MEM[2]
	S += (T10*MAS[2])-1 < T8_t3_mem0*MAS_MEM[4]
	S += (T10*MAS[3])-1 < T8_t3_mem0*MAS_MEM[6]
	S += (T10*MAS[4])-1 < T8_t3_mem0*MAS_MEM[8]
	S += T8_t3_mem0 <= T8_t3

	T8_t3_mem1 = S.Task('T8_t3_mem1', length=1, delay_cost=1)
	T8_t3_mem1 += alt(MAS_MEM)
	S += (T11*MAS[0])-1 < T8_t3_mem1*MAS_MEM[1]
	S += (T11*MAS[1])-1 < T8_t3_mem1*MAS_MEM[3]
	S += (T11*MAS[2])-1 < T8_t3_mem1*MAS_MEM[5]
	S += (T11*MAS[3])-1 < T8_t3_mem1*MAS_MEM[7]
	S += (T11*MAS[4])-1 < T8_t3_mem1*MAS_MEM[9]
	S += T8_t3_mem1 <= T8_t3

	T9_t0_in = S.Task('T9_t0_in', length=1, delay_cost=1)
	T9_t0_in += alt(MM_in)
	T9_t0 = S.Task('T9_t0', length=7, delay_cost=1)
	T9_t0 += alt(MM)
	S += T9_t0>=T9_t0_in

	T9_t0_mem0 = S.Task('T9_t0_mem0', length=1, delay_cost=1)
	T9_t0_mem0 += MAIN_MEM_r[0]
	T9_t0_mem1 = S.Task('T9_t0_mem1', length=1, delay_cost=1)
	T9_t0_mem1 += alt(MAS_MEM)
	S += (T10*MAS[0])-1 < T9_t0_mem1*MAS_MEM[1]
	S += (T10*MAS[1])-1 < T9_t0_mem1*MAS_MEM[3]
	S += (T10*MAS[2])-1 < T9_t0_mem1*MAS_MEM[5]
	S += (T10*MAS[3])-1 < T9_t0_mem1*MAS_MEM[7]
	S += (T10*MAS[4])-1 < T9_t0_mem1*MAS_MEM[9]
	S += T9_t0_mem1 <= T9_t0

	T9_t3 = S.Task('T9_t3', length=1, delay_cost=1)
	T9_t3 += alt(MAS)

	T9_t3_mem0 = S.Task('T9_t3_mem0', length=1, delay_cost=1)
	T9_t3_mem0 += alt(MAS_MEM)
	S += (T10*MAS[0])-1 < T9_t3_mem0*MAS_MEM[0]
	S += (T10*MAS[1])-1 < T9_t3_mem0*MAS_MEM[2]
	S += (T10*MAS[2])-1 < T9_t3_mem0*MAS_MEM[4]
	S += (T10*MAS[3])-1 < T9_t3_mem0*MAS_MEM[6]
	S += (T10*MAS[4])-1 < T9_t3_mem0*MAS_MEM[8]
	S += T9_t3_mem0 <= T9_t3

	T9_t3_mem1 = S.Task('T9_t3_mem1', length=1, delay_cost=1)
	T9_t3_mem1 += alt(MAS_MEM)
	S += (T11*MAS[0])-1 < T9_t3_mem1*MAS_MEM[1]
	S += (T11*MAS[1])-1 < T9_t3_mem1*MAS_MEM[3]
	S += (T11*MAS[2])-1 < T9_t3_mem1*MAS_MEM[5]
	S += (T11*MAS[3])-1 < T9_t3_mem1*MAS_MEM[7]
	S += (T11*MAS[4])-1 < T9_t3_mem1*MAS_MEM[9]
	S += T9_t3_mem1 <= T9_t3

	T10_t1_in = S.Task('T10_t1_in', length=1, delay_cost=1)
	T10_t1_in += alt(MM_in)
	T10_t1 = S.Task('T10_t1', length=7, delay_cost=1)
	T10_t1 += alt(MM)
	S += T10_t1>=T10_t1_in

	T10_t1_mem0 = S.Task('T10_t1_mem0', length=1, delay_cost=1)
	T10_t1_mem0 += MAIN_MEM_r[0]
	T10_t1_mem1 = S.Task('T10_t1_mem1', length=1, delay_cost=1)
	T10_t1_mem1 += alt(MAS_MEM)
	S += (T31*MAS[0])-1 < T10_t1_mem1*MAS_MEM[1]
	S += (T31*MAS[1])-1 < T10_t1_mem1*MAS_MEM[3]
	S += (T31*MAS[2])-1 < T10_t1_mem1*MAS_MEM[5]
	S += (T31*MAS[3])-1 < T10_t1_mem1*MAS_MEM[7]
	S += (T31*MAS[4])-1 < T10_t1_mem1*MAS_MEM[9]
	S += T10_t1_mem1 <= T10_t1

	T10_t3 = S.Task('T10_t3', length=1, delay_cost=1)
	T10_t3 += alt(MAS)

	T10_t3_mem0 = S.Task('T10_t3_mem0', length=1, delay_cost=1)
	T10_t3_mem0 += alt(MAS_MEM)
	S += (T30*MAS[0])-1 < T10_t3_mem0*MAS_MEM[0]
	S += (T30*MAS[1])-1 < T10_t3_mem0*MAS_MEM[2]
	S += (T30*MAS[2])-1 < T10_t3_mem0*MAS_MEM[4]
	S += (T30*MAS[3])-1 < T10_t3_mem0*MAS_MEM[6]
	S += (T30*MAS[4])-1 < T10_t3_mem0*MAS_MEM[8]
	S += T10_t3_mem0 <= T10_t3

	T10_t3_mem1 = S.Task('T10_t3_mem1', length=1, delay_cost=1)
	T10_t3_mem1 += alt(MAS_MEM)
	S += (T31*MAS[0])-1 < T10_t3_mem1*MAS_MEM[1]
	S += (T31*MAS[1])-1 < T10_t3_mem1*MAS_MEM[3]
	S += (T31*MAS[2])-1 < T10_t3_mem1*MAS_MEM[5]
	S += (T31*MAS[3])-1 < T10_t3_mem1*MAS_MEM[7]
	S += (T31*MAS[4])-1 < T10_t3_mem1*MAS_MEM[9]
	S += T10_t3_mem1 <= T10_t3

	T11_t1_in = S.Task('T11_t1_in', length=1, delay_cost=1)
	T11_t1_in += alt(MM_in)
	T11_t1 = S.Task('T11_t1', length=7, delay_cost=1)
	T11_t1 += alt(MM)
	S += T11_t1>=T11_t1_in

	T11_t1_mem0 = S.Task('T11_t1_mem0', length=1, delay_cost=1)
	T11_t1_mem0 += MAIN_MEM_r[0]
	T11_t1_mem1 = S.Task('T11_t1_mem1', length=1, delay_cost=1)
	T11_t1_mem1 += alt(MAS_MEM)
	S += (T31*MAS[0])-1 < T11_t1_mem1*MAS_MEM[1]
	S += (T31*MAS[1])-1 < T11_t1_mem1*MAS_MEM[3]
	S += (T31*MAS[2])-1 < T11_t1_mem1*MAS_MEM[5]
	S += (T31*MAS[3])-1 < T11_t1_mem1*MAS_MEM[7]
	S += (T31*MAS[4])-1 < T11_t1_mem1*MAS_MEM[9]
	S += T11_t1_mem1 <= T11_t1

	T11_t3 = S.Task('T11_t3', length=1, delay_cost=1)
	T11_t3 += alt(MAS)

	T11_t3_mem0 = S.Task('T11_t3_mem0', length=1, delay_cost=1)
	T11_t3_mem0 += alt(MAS_MEM)
	S += (T30*MAS[0])-1 < T11_t3_mem0*MAS_MEM[0]
	S += (T30*MAS[1])-1 < T11_t3_mem0*MAS_MEM[2]
	S += (T30*MAS[2])-1 < T11_t3_mem0*MAS_MEM[4]
	S += (T30*MAS[3])-1 < T11_t3_mem0*MAS_MEM[6]
	S += (T30*MAS[4])-1 < T11_t3_mem0*MAS_MEM[8]
	S += T11_t3_mem0 <= T11_t3

	T11_t3_mem1 = S.Task('T11_t3_mem1', length=1, delay_cost=1)
	T11_t3_mem1 += alt(MAS_MEM)
	S += (T31*MAS[0])-1 < T11_t3_mem1*MAS_MEM[1]
	S += (T31*MAS[1])-1 < T11_t3_mem1*MAS_MEM[3]
	S += (T31*MAS[2])-1 < T11_t3_mem1*MAS_MEM[5]
	S += (T31*MAS[3])-1 < T11_t3_mem1*MAS_MEM[7]
	S += (T31*MAS[4])-1 < T11_t3_mem1*MAS_MEM[9]
	S += T11_t3_mem1 <= T11_t3

	T121 = S.Task('T121', length=1, delay_cost=1)
	T121 += alt(MAS)

	T121_mem0 = S.Task('T121_mem0', length=1, delay_cost=1)
	T121_mem0 += alt(MAS_MEM)
	S += (T41*MAS[0])-1 < T121_mem0*MAS_MEM[0]
	S += (T41*MAS[1])-1 < T121_mem0*MAS_MEM[2]
	S += (T41*MAS[2])-1 < T121_mem0*MAS_MEM[4]
	S += (T41*MAS[3])-1 < T121_mem0*MAS_MEM[6]
	S += (T41*MAS[4])-1 < T121_mem0*MAS_MEM[8]
	S += T121_mem0 <= T121

	T121_mem1 = S.Task('T121_mem1', length=1, delay_cost=1)
	T121_mem1 += alt(MAS_MEM)
	S += (T21*MAS[0])-1 < T121_mem1*MAS_MEM[1]
	S += (T21*MAS[1])-1 < T121_mem1*MAS_MEM[3]
	S += (T21*MAS[2])-1 < T121_mem1*MAS_MEM[5]
	S += (T21*MAS[3])-1 < T121_mem1*MAS_MEM[7]
	S += (T21*MAS[4])-1 < T121_mem1*MAS_MEM[9]
	S += T121_mem1 <= T121

	T131 = S.Task('T131', length=1, delay_cost=1)
	T131 += alt(MAS)

	T131_mem0 = S.Task('T131_mem0', length=1, delay_cost=1)
	T131_mem0 += alt(MAS_MEM)
	S += (T41*MAS[0])-1 < T131_mem0*MAS_MEM[0]
	S += (T41*MAS[1])-1 < T131_mem0*MAS_MEM[2]
	S += (T41*MAS[2])-1 < T131_mem0*MAS_MEM[4]
	S += (T41*MAS[3])-1 < T131_mem0*MAS_MEM[6]
	S += (T41*MAS[4])-1 < T131_mem0*MAS_MEM[8]
	S += T131_mem0 <= T131

	T131_mem1 = S.Task('T131_mem1', length=1, delay_cost=1)
	T131_mem1 += alt(MAS_MEM)
	S += (T21*MAS[0])-1 < T131_mem1*MAS_MEM[1]
	S += (T21*MAS[1])-1 < T131_mem1*MAS_MEM[3]
	S += (T21*MAS[2])-1 < T131_mem1*MAS_MEM[5]
	S += (T21*MAS[3])-1 < T131_mem1*MAS_MEM[7]
	S += (T21*MAS[4])-1 < T131_mem1*MAS_MEM[9]
	S += T131_mem1 <= T131

	T14_t0_in = S.Task('T14_t0_in', length=1, delay_cost=1)
	T14_t0_in += alt(MM_in)
	T14_t0 = S.Task('T14_t0', length=7, delay_cost=1)
	T14_t0 += alt(MM)
	S += T14_t0>=T14_t0_in

	T14_t0_mem0 = S.Task('T14_t0_mem0', length=1, delay_cost=1)
	T14_t0_mem0 += alt(MAS_MEM)
	S += (T130*MAS[0])-1 < T14_t0_mem0*MAS_MEM[0]
	S += (T130*MAS[1])-1 < T14_t0_mem0*MAS_MEM[2]
	S += (T130*MAS[2])-1 < T14_t0_mem0*MAS_MEM[4]
	S += (T130*MAS[3])-1 < T14_t0_mem0*MAS_MEM[6]
	S += (T130*MAS[4])-1 < T14_t0_mem0*MAS_MEM[8]
	S += T14_t0_mem0 <= T14_t0

	T151 = S.Task('T151', length=1, delay_cost=1)
	T151 += alt(MAS)

	T151_mem0 = S.Task('T151_mem0', length=1, delay_cost=1)
	T151_mem0 += alt(MAS_MEM)
	S += (T71*MAS[0])-1 < T151_mem0*MAS_MEM[0]
	S += (T71*MAS[1])-1 < T151_mem0*MAS_MEM[2]
	S += (T71*MAS[2])-1 < T151_mem0*MAS_MEM[4]
	S += (T71*MAS[3])-1 < T151_mem0*MAS_MEM[6]
	S += (T71*MAS[4])-1 < T151_mem0*MAS_MEM[8]
	S += T151_mem0 <= T151

	T16_t2 = S.Task('T16_t2', length=1, delay_cost=1)
	T16_t2 += alt(MAS)

	T16_t2_mem0 = S.Task('T16_t2_mem0', length=1, delay_cost=1)
	T16_t2_mem0 += alt(MAS_MEM)
	S += (T10*MAS[0])-1 < T16_t2_mem0*MAS_MEM[0]
	S += (T10*MAS[1])-1 < T16_t2_mem0*MAS_MEM[2]
	S += (T10*MAS[2])-1 < T16_t2_mem0*MAS_MEM[4]
	S += (T10*MAS[3])-1 < T16_t2_mem0*MAS_MEM[6]
	S += (T10*MAS[4])-1 < T16_t2_mem0*MAS_MEM[8]
	S += T16_t2_mem0 <= T16_t2

	T16_t2_mem1 = S.Task('T16_t2_mem1', length=1, delay_cost=1)
	T16_t2_mem1 += alt(MAS_MEM)
	S += (T11*MAS[0])-1 < T16_t2_mem1*MAS_MEM[1]
	S += (T11*MAS[1])-1 < T16_t2_mem1*MAS_MEM[3]
	S += (T11*MAS[2])-1 < T16_t2_mem1*MAS_MEM[5]
	S += (T11*MAS[3])-1 < T16_t2_mem1*MAS_MEM[7]
	S += (T11*MAS[4])-1 < T16_t2_mem1*MAS_MEM[9]
	S += T16_t2_mem1 <= T16_t2

	T20_t2 = S.Task('T20_t2', length=1, delay_cost=1)
	T20_t2 += alt(MAS)

	T20_t2_mem0 = S.Task('T20_t2_mem0', length=1, delay_cost=1)
	T20_t2_mem0 += alt(MAS_MEM)
	S += (T50*MAS[0])-1 < T20_t2_mem0*MAS_MEM[0]
	S += (T50*MAS[1])-1 < T20_t2_mem0*MAS_MEM[2]
	S += (T50*MAS[2])-1 < T20_t2_mem0*MAS_MEM[4]
	S += (T50*MAS[3])-1 < T20_t2_mem0*MAS_MEM[6]
	S += (T50*MAS[4])-1 < T20_t2_mem0*MAS_MEM[8]
	S += T20_t2_mem0 <= T20_t2

	T20_t2_mem1 = S.Task('T20_t2_mem1', length=1, delay_cost=1)
	T20_t2_mem1 += alt(MAS_MEM)
	S += (T51*MAS[0])-1 < T20_t2_mem1*MAS_MEM[1]
	S += (T51*MAS[1])-1 < T20_t2_mem1*MAS_MEM[3]
	S += (T51*MAS[2])-1 < T20_t2_mem1*MAS_MEM[5]
	S += (T51*MAS[3])-1 < T20_t2_mem1*MAS_MEM[7]
	S += (T51*MAS[4])-1 < T20_t2_mem1*MAS_MEM[9]
	S += T20_t2_mem1 <= T20_t2

	solvers.mip.solve(S,msg=1,kind='CPLEX',ratio_gap=1.01)

	solution = [['hoge']*len(S.solution()[1]) for i in range(len(S.solution()))]
	for i in range(len(S.solution())):
		for j in range(len(S.solution()[i])):
			solution[i][j]=str(S.solution()[i][j])
	print(solution)

	cycles = int(solution[-1][3])

	pic_file_name = "/home/mfukuda/ABE/multiRAM_multiMAS_16mux/scheduling_result/stage7MM1_stage1MAS5/EP2_LADDERMUL/schedule1.png"
	if(S.solution() != []):
		plotters.matplotlib.plot(S,img_filename=pic_file_name, show_task_labels=False, fig_size=(cycles*0.25+3, 5))

	return solution
